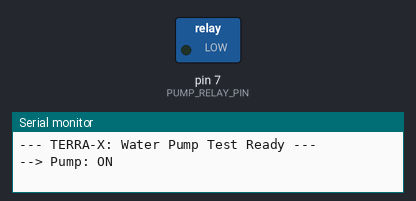
Recording of a sketch running on a simulated Arduino Uno, built with avr-gcc and run on an emulated ATmega328P. Parts: switched loads named in the sketch (green lamp = pin HIGH), the last lines printed to the serial monitor.

Above: at 0.5 s.
At 3.0 s:
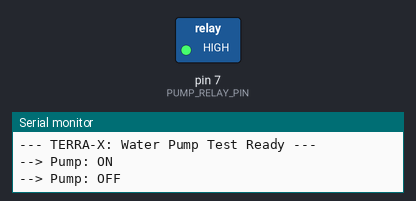
Timing chart, 0 to 6.5 s (numbered marks = the images above):
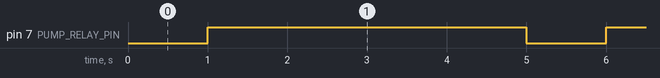

The sketch:

relay_pump.ino
```cpp
// Module 2 - HW-482 Relay & Water Pump Standalone Test

const int PUMP_RELAY_PIN = 7;

void setup() {
  Serial.begin(9600);
  pinMode(PUMP_RELAY_PIN, OUTPUT);

  // HW-482 relays are Active-LOW (HIGH = OFF, LOW = ON)
  digitalWrite(PUMP_RELAY_PIN, HIGH);

  Serial.println("--- TERRA-X: Water Pump Test Ready ---");
}

void loop() {
  Serial.println("--> Pump: ON");
  digitalWrite(PUMP_RELAY_PIN, LOW);   // Turn relay ON (Click!)
  delay(1000);                         // Pulse pump for 1 second

  Serial.println("--> Pump: OFF");
  digitalWrite(PUMP_RELAY_PIN, HIGH);  // Turn relay OFF
  delay(4000);                         // Wait 4 seconds
}
```

Measured:
- by itself, pin 7 (PUMP_RELAY_PIN): alternates HIGH for 4.0 s and LOW for 1.0 s
